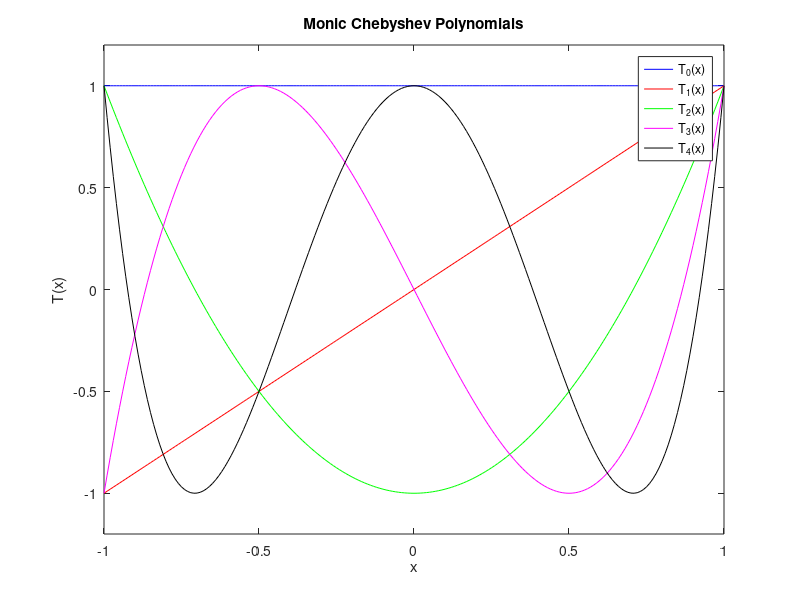

Write MATLAB code to recreate this figure.
% Computer code for plotting Monic Chebyshev polynomials
%
% Input: No arguments are necessary for running this function
% Output: A plot of T0(x), T1(x), T2(x), T3(x), T4(x)
%
% Author: Raghav Thirumulu, Perm 3499720
% Date:   07/24/2018

x=-1:.01:1;

T0 = x.^0;
T1 = x;
T2 = (2*(x.^2)) - 1;
T3 = (4*(x.^3)) - (3.*x);
T4 = (8*(x.^4)) - (8*(x.^2)) + 1;

plot(x,T0,'b'); hold on
plot(x,T1,'r');
plot(x,T2,'g');
plot(x,T3,'m');
plot(x,T4,'k');
title('Monic Chebyshev Polynomials');
axis([-1 1 -1.2 1.2]);
legend('T_0(x)','T_1(x)','T_2(x)','T_3(x)','T_4(x)');
xlabel('x');
ylabel('T(x)'); hold off
